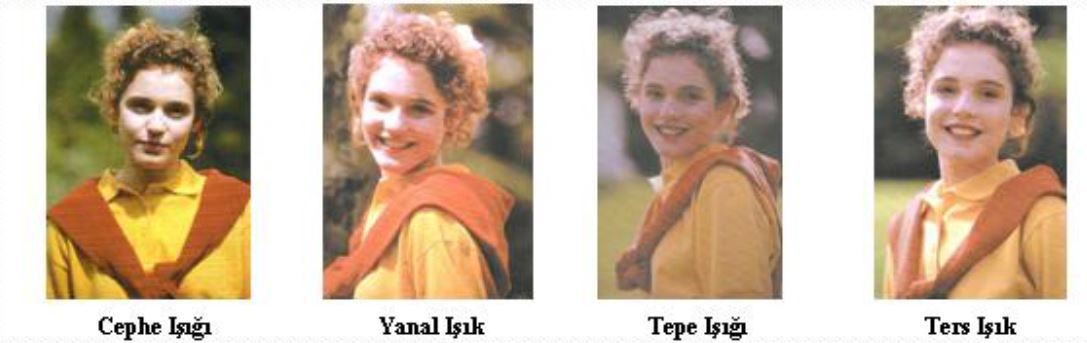
#> input picture test.jpg, 1087 x 343 px, given in place of the camera
$ python sanal_ressam.py
#> lines starting #> are read from the running program, lines starting #| are printed output that depends on the picture; after the words box and inside, x2 and y2 are one past the last pixel; in counts of white or black regions, pixels touching at a corner belong together
import cv2
import numpy as np

print("Sanal Ressam (Çıplak El Sürümü) başlatılıyor...")
print("Lütfen kameraya işaret parmağınızı gösterin.")
print("Tuvali temizlemek için klavyeden 'c' tuşuna, çıkmak için 'q' tuşuna basın.")

# 1. Kamerayı başlat
kamera = cv2.VideoCapture(0)

tuval = None
# Çizginin rengi (Kırmızı)
cizgi_rengi = (0, 0, 255)

x_eski, y_eski = 0, 0

while True:
    basarili_mi, kare = kamera.read()
#> kare is the input picture: shape (343, 1087, 3); mean B, G, R 154.5, 176, 197.2
    if not basarili_mi:
        break

    # Kamerayı yatay çevir (Doğal hareket için)
    kare = cv2.flip(kare, 1)
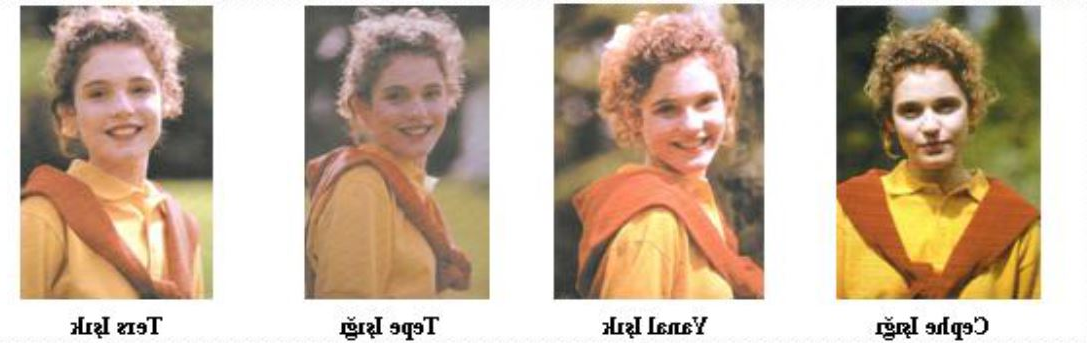
#> kare: shape (343, 1087, 3); mean B, G, R 154.5, 176, 197.2

    if tuval is None:
        tuval = np.zeros_like(kare)

    # 2. Renk Formatını Değiştir (BGR -> HSV)
    hsv_kare = cv2.cvtColor(kare, cv2.COLOR_BGR2HSV)
#> hsv_kare: shape (343, 1087, 3); mean H, S, V 22, 62.4, 197.7

    # --- KRİTİK AYAR: İNSAN TEN RENGİ ---
    # Bu sınırlar ışığa ve ten rengine göre değişebilir.
    # Genelde ten rengi HSV'de 0-20 renk tonu aralığındadır.
    alt_ten = np.array([0, 30, 60])
    ust_ten = np.array([20, 150, 255])

    # Sadece ten rengi olan yerleri beyaz, diğer yerleri siyah yap
    maske = cv2.inRange(hsv_kare, alt_ten, ust_ten)
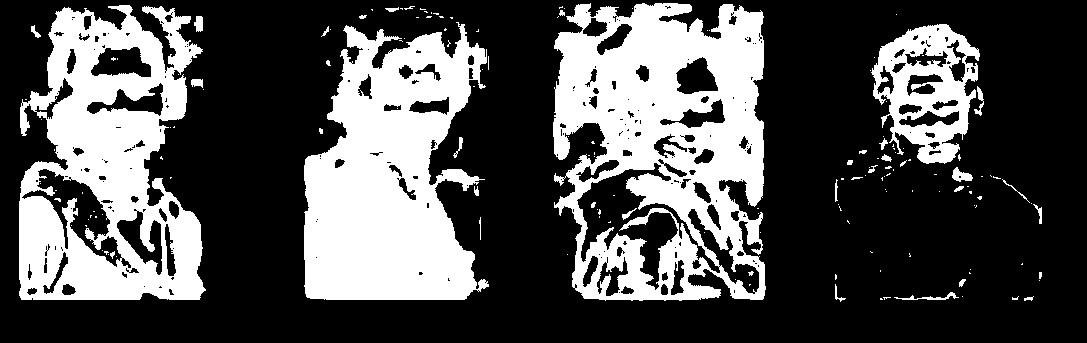
#> maske: shape (343, 1087); 31.8% white; 158 white regions (123 under 20 px), largest, box (x1, y1, x2, y2) and area: (553, 3, 766, 301) 40707, (304, 22, 489, 300) 34793, (19, 5, 206, 300) 33009

    # Gürültüleri temizlemek için morfolojik işlemler (Hafiflettik)
    maske = cv2.erode(maske, None, iterations=1)
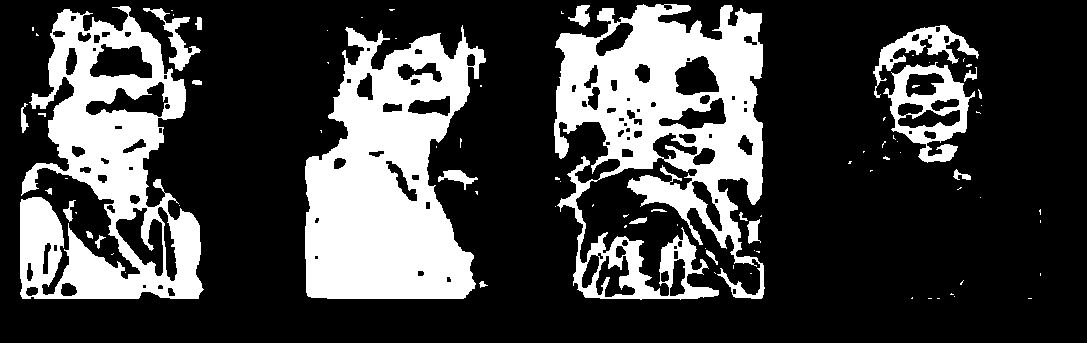
#> maske: shape (343, 1087); 26.5% white; 87 white regions (62 under 20 px), largest, box (x1, y1, x2, y2) and area: (554, 4, 765, 300) 32605, (305, 25, 486, 299) 31712, (20, 6, 204, 299) 26299
    maske = cv2.dilate(maske, None, iterations=2)
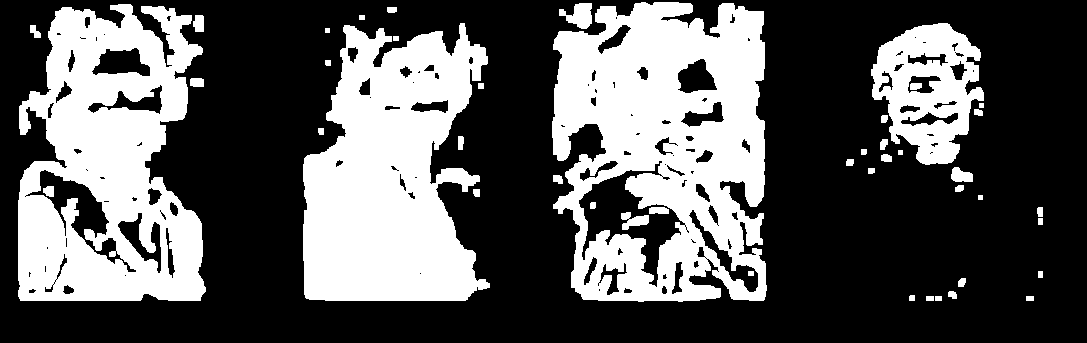
#> maske: shape (343, 1087); 35.3% white; 45 white regions

    # 3. Elin Koordinatlarını Bul
    konturlar, _ = cv2.findContours(maske, cv2.RETR_EXTERNAL, cv2.CHAIN_APPROX_SIMPLE)
#> konturlar = 39 contours, 4 with area under 20; largest, box (x1, y1, x2, y2) and area: (552, 2, 767, 302) 53924, (18, 4, 206, 301) 42735, (303, 23, 490, 301) 37026, (871, 23, 984, 165) 10668, (559, 3, 592, 29) 466

    if len(konturlar) > 0:
        # Ekranda ten rengine sahip en büyük konturu (elini) bul
        en_buyuk_kontur = max(konturlar, key=cv2.contourArea)
#> en_buyuk_kontur = contour of 639 points, box (x1, y1, x2, y2) (552, 2, 767, 302), area 53924

        # 1000 pikselden büyükse çizim yap (yüzünü falan almasın)
        if cv2.contourArea(en_buyuk_kontur) > 1000:
            ((x, y), yari_cap) = cv2.minEnclosingCircle(en_buyuk_kontur)
#> x = 673.8; y = 155.5; yari_cap = 169.8
            x_yeni, y_yeni = int(x), int(y)
#> x_yeni = 673; y_yeni = 155

            # Elin merkezine takip yuvarlağı çiz (Görmemiz için)
            cv2.circle(kare, (x_yeni, y_yeni), int(yari_cap), (0, 255, 255), 2)
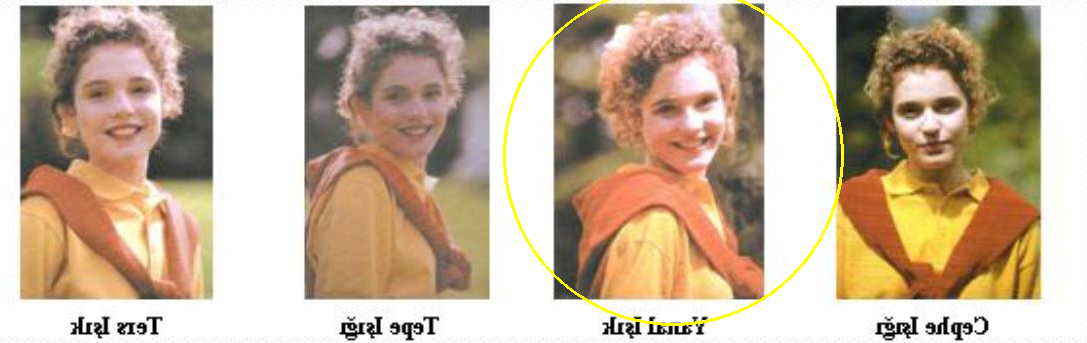
#> kare: shape (343, 1087, 3); 0.73% of pixels changed, all inside (x1, y1, x2, y2) = (503, 0, 844, 326)

            if x_eski == 0 and y_eski == 0:
                x_eski, y_eski = x_yeni, y_yeni
#> x_eski = 673; y_eski = 155

            # Çizgiyi tuvale çiz
            cv2.line(tuval, (x_eski, y_eski), (x_yeni, y_yeni), cizgi_rengi, 8)

            # Koordinatları güncelle
            x_eski, y_eski = x_yeni, y_yeni
    else:
        # El yoksa koordinatları sıfırla
        x_eski, y_eski = 0, 0

    # 4. Görüntüleri Birleştir
    son_goruntu = cv2.add(kare, tuval)

    # Sonucu ekranda göster
    cv2.imshow("Çıplak El ile Sanal Ressam", son_goruntu)

    tus = cv2.waitKey(1) & 0xFF
#> (key q is pressed here)
    if tus == ord('q'):
        break
    elif tus == ord('c'):
        tuval = np.zeros_like(kare)

kamera.release()
cv2.destroyAllWindows()
